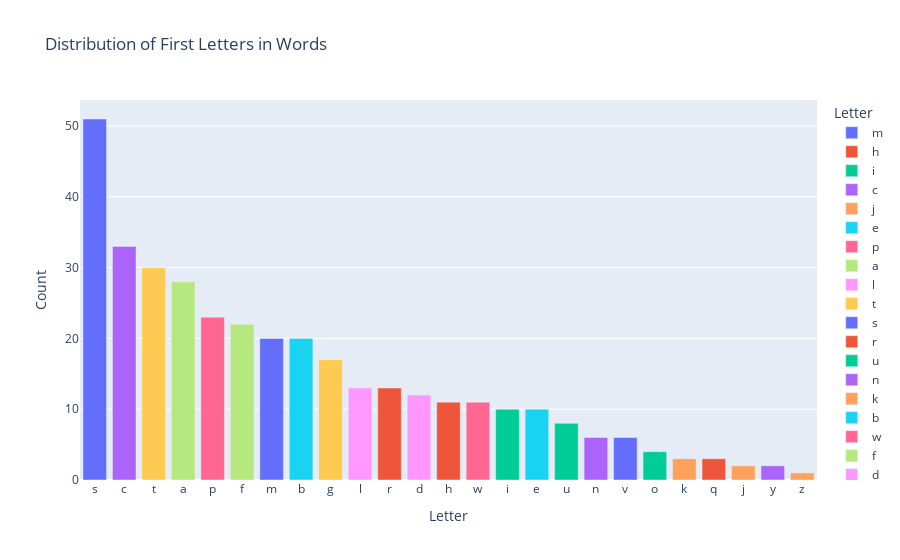

The cell this chart's notebook holds for it:
### Code cell
import plotly.express as px
import pandas as pd
from collections import Counter

# 读取数据
data = pd.read_csv('data.csv')

# 统计每个字母在单词列表中出现的次数
letter_list = [word[0] for word in data['Word']]
count = Counter(letter_list)

# 将结果转换为 DataFrame 格式，用于绘图
df = pd.DataFrame.from_dict(count, orient='index', columns=['count'])
df.reset_index(inplace=True)
df.rename(columns={'index': 'letter'}, inplace=True)

# 使用 Plotly 绘制柱状图
fig = px.bar(df, x='letter', y='count', color='letter',
             labels={'letter': 'Letter', 'count': 'Count'},
             title='Distribution of First Letters in Words')
fig.update_layout(xaxis={'categoryorder': 'total descending'})
fig.show()

### Figure 1 — Plotly figure (JSON) as saved in the notebook; plotly's stock layout.template omitted (floating-point values rounded to 4 significant figures)
{"data": [{"alignmentgroup": "True", "hovertemplate": "Letter=%{x}<br>Count=%{y}<extra></extra>", "legendgroup": "m", "marker": {"color": "#636efa", "pattern": {"shape": ""}}, "name": "m", "offsetgroup": "m", "orientation": "v", "showlegend": true, "textposition": "auto", "type": "bar", "x": ["m"], "xaxis": "x", "y": [20], "yaxis": "y"}, {"alignmentgroup": "True", "hovertemplate": "Letter=%{x}<br>Count=%{y}<extra></extra>", "legendgroup": "h", "marker": {"color": "#EF553B", "pattern": {"shape": ""}}, "name": "h", "offsetgroup": "h", "orientation": "v", "showlegend": true, "textposition": "auto", "type": "bar", "x": ["h"], "xaxis": "x", "y": [11], "yaxis": "y"}, {"alignmentgroup": "True", "hovertemplate": "Letter=%{x}<br>Count=%{y}<extra></extra>", "legendgroup": "i", "marker": {"color": "#00cc96", "pattern": {"shape": ""}}, "name": "i", "offsetgroup": "i", "orientation": "v", "showlegend": true, "textposition": "auto", "type": "bar", "x": ["i"], "xaxis": "x", "y": [10], "yaxis": "y"}, {"alignmentgroup": "True", "hovertemplate": "Letter=%{x}<br>Count=%{y}<extra></extra>", "legendgroup": "c", "marker": {"color": "#ab63fa", "pattern": {"shape": ""}}, "name": "c", "offsetgroup": "c", "orientation": "v", "showlegend": true, "textposition": "auto", "type": "bar", "x": ["c"], "xaxis": "x", "y": [33], "yaxis": "y"}, {"alignmentgroup": "True", "hovertemplate": "Letter=%{x}<br>Count=%{y}<extra></extra>", "legendgroup": "j", "marker": {"color": "#FFA15A", "pattern": {"shape": ""}}, "name": "j", "offsetgroup": "j", "orientation": "v", "showlegend": true, "textposition": "auto", "type": "bar", "x": ["j"], "xaxis": "x", "y": [2], "yaxis": "y"}, {"alignmentgroup": "True", "hovertemplate": "Letter=%{x}<br>Count=%{y}<extra></extra>", "legendgroup": "e", "marker": {"color": "#19d3f3", "pattern": {"shape": ""}}, "name": "e", "offsetgroup": "e", "orientation": "v", "showlegend": true, "textposition": "auto", "type": "bar", "x": ["e"], "xaxis": "x", "y": [10], "yaxis": "y"}, {"alignmentgroup": "True", "hovertemplate": "Letter=%{x}<br>Count=%{y}<extra></extra>", "legendgroup": "p", "marker": {"color": "#FF6692", "pattern": {"shape": ""}}, "name": "p", "offsetgroup": "p", "orientation": "v", "showlegend": true, "textposition": "auto", "type": "bar", "x": ["p"], "xaxis": "x", "y": [23], "yaxis": "y"}, {"alignmentgroup": "True", "hovertemplate": "Letter=%{x}<br>Count=%{y}<extra></extra>", "legendgroup": "a", "marker": {"color": "#B6E880", "pattern": {"shape": ""}}, "name": "a", "offsetgroup": "a", "orientation": "v", "showlegend": true, "textposition": "auto", "type": "bar", "x": ["a"], "xaxis": "x", "y": [28], "yaxis": "y"}, {"alignmentgroup": "True", "hovertemplate": "Letter=%{x}<br>Count=%{y}<extra></extra>", "legendgroup": "l", "marker": {"color": "#FF97FF", "pattern": {"shape": ""}}, "name": "l", "offsetgroup": "l", "orientation": "v", "showlegend": true, "textposition": "auto", "type": "bar", "x": ["l"], "xaxis": "x", "y": [13], "yaxis": "y"}, {"alignmentgroup": "True", "hovertemplate": "Letter=%{x}<br>Count=%{y}<extra></extra>", "legendgroup": "t", "marker": {"color": "#FECB52", "pattern": {"shape": ""}}, "name": "t", "offsetgroup": "t", "orientation": "v", "showlegend": true, "textposition": "auto", "type": "bar", "x": ["t"], "xaxis": "x", "y": [30], "yaxis": "y"}, {"alignmentgroup": "True", "hovertemplate": "Letter=%{x}<br>Count=%{y}<extra></extra>", "legendgroup": "s", "marker": {"color": "#636efa", "pattern": {"shape": ""}}, "name": "s", "offsetgroup": "s", "orientation": "v", "showlegend": true, "textposition": "auto", "type": "bar", "x": ["s"], "xaxis": "x", "y": [51], "yaxis": "y"}, {"alignmentgroup": "True", "hovertemplate": "Letter=%{x}<br>Count=%{y}<extra></extra>", "legendgroup": "r", "marker": {"color": "#EF553B", "pattern": {"shape": ""}}, "name": "r", "offsetgroup": "r", "orientation": "v", "showlegend": true, "textposition": "auto", "type": "bar", "x": ["r"], "xaxis": "x", "y": [13], "yaxis": "y"}, {"alignmentgroup": "True", "hovertemplate": "Letter=%{x}<br>Count=%{y}<extra></extra>", "legendgroup": "u", "marker": {"color": "#00cc96", "pattern": {"shape": ""}}, "name": "u", "offsetgroup": "u", "orientation": "v", "showlegend": true, "textposition": "auto", "type": "bar", "x": ["u"], "xaxis": "x", "y": [8], "yaxis": "y"}, {"alignmentgroup": "True", "hovertemplate": "Letter=%{x}<br>Count=%{y}<extra></extra>", "legendgroup": "n", "marker": {"color": "#ab63fa", "pattern": {"shape": ""}}, "name": "n", "offsetgroup": "n", "orientation": "v", "showlegend": true, "textposition": "auto", "type": "bar", "x": ["n"], "xaxis": "x", "y": [6], "yaxis": "y"}, {"alignmentgroup": "True", "hovertemplate": "Letter=%{x}<br>Count=%{y}<extra></extra>", "legendgroup": "k", "marker": {"color": "#FFA15A", "pattern": {"shape": ""}}, "name": "k", "offsetgroup": "k", "orientation": "v", "showlegend": true, "textposition": "auto", "type": "bar", "x": ["k"], "xaxis": "x", "y": [3], "yaxis": "y"}, {"alignmentgroup": "True", "hovertemplate": "Letter=%{x}<br>Count=%{y}<extra></extra>", "legendgroup": "b", "marker": {"color": "#19d3f3", "pattern": {"shape": ""}}, "name": "b", "offsetgroup": "b", "orientation": "v", "showlegend": true, "textposition": "auto", "type": "bar", "x": ["b"], "xaxis": "x", "y": [20], "yaxis": "y"}, {"alignmentgroup": "True", "hovertemplate": "Letter=%{x}<br>Count=%{y}<extra></extra>", "legendgroup": "w", "marker": {"color": "#FF6692", "pattern": {"shape": ""}}, "name": "w", "offsetgroup": "w", "orientation": "v", "showlegend": true, "textposition": "auto", "type": "bar", "x": ["w"], "xaxis": "x", "y": [11], "yaxis": "y"}, {"alignmentgroup": "True", "hovertemplate": "Letter=%{x}<br>Count=%{y}<extra></extra>", "legendgroup": "f", "marker": {"color": "#B6E880", "pattern": {"shape": ""}}, "name": "f", "offsetgroup": "f", "orientation": "v", "showlegend": true, "textposition": "auto", "type": "bar", "x": ["f"], "xaxis": "x", "y": [22], "yaxis": "y"}, {"alignmentgroup": "True", "hovertemplate": "Letter=%{x}<br>Count=%{y}<extra></extra>", "legendgroup": "d", "marker": {"color": "#FF97FF", "pattern": {"shape": ""}}, "name": "d", "offsetgroup": "d", "orientation": "v", "showlegend": true, "textposition": "auto", "type": "bar", "x": ["d"], "xaxis": "x", "y": [12], "yaxis": "y"}, {"alignmentgroup": "True", "hovertemplate": "Letter=%{x}<br>Count=%{y}<extra></extra>", "legendgroup": "g", "marker": {"color": "#FECB52", "pattern": {"shape": ""}}, "name": "g", "offsetgroup": "g", "orientation": "v", "showlegend": true, "textposition": "auto", "type": "bar", "x": ["g"], "xaxis": "x", "y": [17], "yaxis": "y"}, {"alignmentgroup": "True", "hovertemplate": "Letter=%{x}<br>Count=%{y}<extra></extra>", "legendgroup": "v", "marker": {"color": "#636efa", "pattern": {"shape": ""}}, "name": "v", "offsetgroup": "v", "orientation": "v", "showlegend": true, "textposition": "auto", "type": "bar", "x": ["v"], "xaxis": "x", "y": [6], "yaxis": "y"}, {"alignmentgroup": "True", "hovertemplate": "Letter=%{x}<br>Count=%{y}<extra></extra>", "legendgroup": "q", "marker": {"color": "#EF553B", "pattern": {"shape": ""}}, "name": "q", "offsetgroup": "q", "orientation": "v", "showlegend": true, "textposition": "auto", "type": "bar", "x": ["q"], "xaxis": "x", "y": [3], "yaxis": "y"}, {"alignmentgroup": "True", "hovertemplate": "Letter=%{x}<br>Count=%{y}<extra></extra>", "legendgroup": "o", "marker": {"color": "#00cc96", "pattern": {"shape": ""}}, "name": "o", "offsetgroup": "o", "orientation": "v", "showlegend": true, "textposition": "auto", "type": "bar", "x": ["o"], "xaxis": "x", "y": [4], "yaxis": "y"}, {"alignmentgroup": "True", "hovertemplate": "Letter=%{x}<br>Count=%{y}<extra></extra>", "legendgroup": "y", "marker": {"color": "#ab63fa", "pattern": {"shape": ""}}, "name": "y", "offsetgroup": "y", "orientation": "v", "showlegend": true, "textposition": "auto", "type": "bar", "x": ["y"], "xaxis": "x", "y": [2], "yaxis": "y"}, {"alignmentgroup": "True", "hovertemplate": "Letter=%{x}<br>Count=%{y}<extra></extra>", "legendgroup": "z", "marker": {"color": "#FFA15A", "pattern": {"shape": ""}}, "name": "z", "offsetgroup": "z", "orientation": "v", "showlegend": true, "textposition": "auto", "type": "bar", "x": ["z"], "xaxis": "x", "y": [1], "yaxis": "y"}], "layout": {"barmode": "relative", "legend": {"title": {"text": "Letter"}, "tracegroupgap": 0}, "title": {"text": "Distribution of First Letters in Words"}, "xaxis": {"anchor": "y", "categoryarray": ["m", "h", "i", "c", "j", "e", "p", "a", "l", "t", "s", "r", "u", "n", "k", "b", "w", "f", "d", "g", "v", "q", "o", "y", "z"], "categoryorder": "total descending", "domain": [0, 1], "title": {"text": "Letter"}}, "yaxis": {"anchor": "x", "domain": [0, 1], "title": {"text": "Count"}}}}
